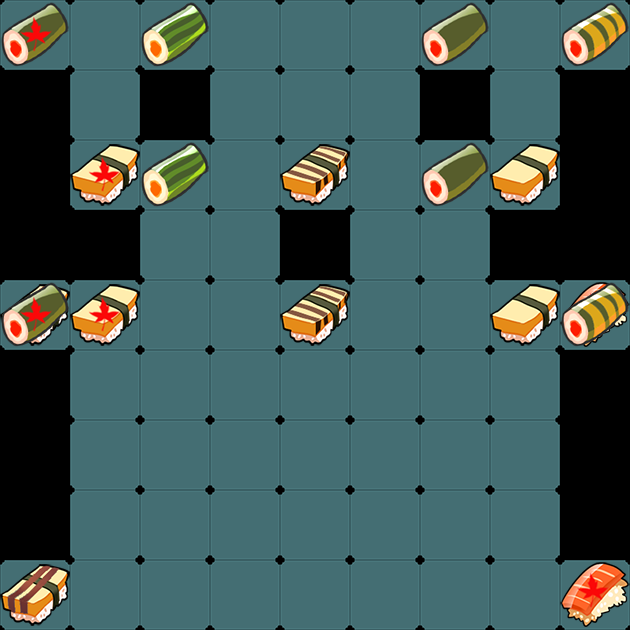

A 2D game scene composited from a Tiled map and its tileset images. What follows is a short description and the map's XML, with each tile layer's data collapsed to a summary:
An orthogonal 9x9 tile map with 70x70 px tiles, 3 tile layers (gridLayer, portalSrcLayer, portalDestLayer), 2 hidden layers not drawn.

<map version="1.0" orientation="orthogonal" renderorder="right-down" width="9" height="9" tilewidth="70" tileheight="70">
 <tileset firstgid="1" name="sushi" tilewidth="70" tileheight="70" spacing="2" margin="2">
  <image source="../w640/sushi.png" width="722" height="218" />
 </tileset>
 <layer name="gridLayer" width="9" height="9">
  <data>[81 cells, 64 non-empty, 1 distinct tile ids]</data>
 </layer>
 <layer name="clipperLayer" width="9" height="9" visible="0">
  <data>[81 cells, 64 non-empty, 1 distinct tile ids]</data>
 </layer>
 <layer name="producerLayer" width="9" height="9" visible="0">
  <data>[81 cells, 9 non-empty, 1 distinct tile ids]</data>
 </layer>
 <layer name="portalSrcLayer" width="9" height="9">
  <data>[81 cells, 9 non-empty, 9 distinct tile ids]</data>
 </layer>
 <layer name="portalDestLayer" width="9" height="9">
  <data>[81 cells, 9 non-empty, 9 distinct tile ids]</data>
 </layer>
</map>
